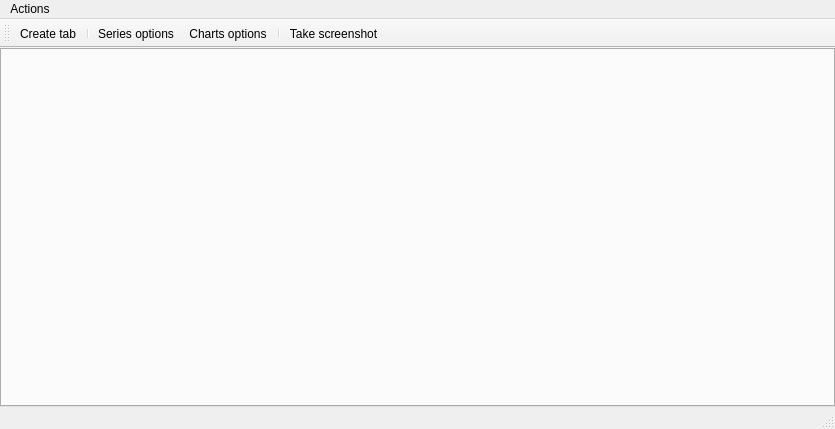
<?xml version="1.0" encoding="UTF-8"?>
<ui version="4.0">
 <class>UWatch</class>
 <widget class="QMainWindow" name="UWatch">
  <property name="geometry">
   <rect>
    <x>0</x>
    <y>0</y>
    <width>835</width>
    <height>429</height>
   </rect>
  </property>
  <property name="windowTitle">
   <string>UWatch</string>
  </property>
  <widget class="QWidget" name="centralwidget">
   <layout class="QVBoxLayout" name="verticalLayout">
    <property name="leftMargin">
     <number>0</number>
    </property>
    <property name="topMargin">
     <number>0</number>
    </property>
    <property name="rightMargin">
     <number>0</number>
    </property>
    <property name="bottomMargin">
     <number>0</number>
    </property>
    <item>
     <widget class="QTabWidget" name="tabWidget">
      <property name="acceptDrops">
       <bool>false</bool>
      </property>
      <property name="tabShape">
       <enum>QTabWidget::Triangular</enum>
      </property>
      <property name="currentIndex">
       <number>-1</number>
      </property>
      <property name="documentMode">
       <bool>false</bool>
      </property>
      <property name="tabsClosable">
       <bool>true</bool>
      </property>
      <property name="movable">
       <bool>true</bool>
      </property>
      <property name="tabBarAutoHide">
       <bool>false</bool>
      </property>
     </widget>
    </item>
   </layout>
  </widget>
  <widget class="QMenuBar" name="menubar">
   <property name="geometry">
    <rect>
     <x>0</x>
     <y>0</y>
     <width>835</width>
     <height>20</height>
    </rect>
   </property>
   <widget class="QMenu" name="menu">
    <property name="title">
     <string>Actions</string>
    </property>
    <addaction name="actionCreate_tab"/>
    <addaction name="actionSeries_option"/>
    <addaction name="actionCharts_option"/>
    <addaction name="actionTake_screenshot"/>
   </widget>
   <addaction name="menu"/>
  </widget>
  <widget class="QStatusBar" name="statusbar"/>
  <widget class="QToolBar" name="toolBar">
   <property name="windowTitle">
    <string>toolBar</string>
   </property>
   <attribute name="toolBarArea">
    <enum>TopToolBarArea</enum>
   </attribute>
   <attribute name="toolBarBreak">
    <bool>false</bool>
   </attribute>
   <addaction name="actionCreate_tab"/>
   <addaction name="separator"/>
   <addaction name="actionSeries_option"/>
   <addaction name="actionCharts_option"/>
   <addaction name="separator"/>
   <addaction name="actionTake_screenshot"/>
  </widget>
  <action name="actionCreate_tab">
   <property name="text">
    <string>Create tab</string>
   </property>
  </action>
  <action name="actionSeries_option">
   <property name="text">
    <string>Series options</string>
   </property>
  </action>
  <action name="actionCharts_option">
   <property name="text">
    <string>Charts options</string>
   </property>
  </action>
  <action name="actionTake_screenshot">
   <property name="text">
    <string>Take screenshot</string>
   </property>
  </action>
 </widget>
 <resources/>
 <connections/>
</ui>
